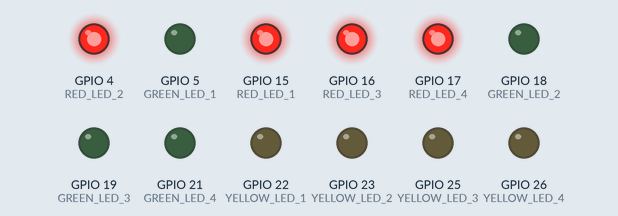
Bench run of a sketch on a simulated ESP32. Shown: output pins drawn as LEDs (lit = HIGH).

Above: at 0.1 s.
At 6.1 s:
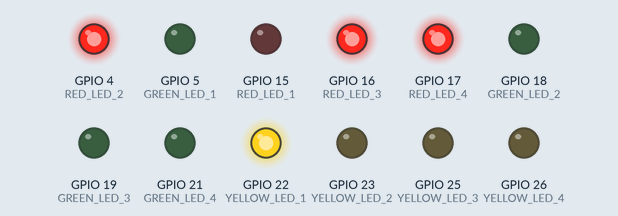
At 15.1 s:
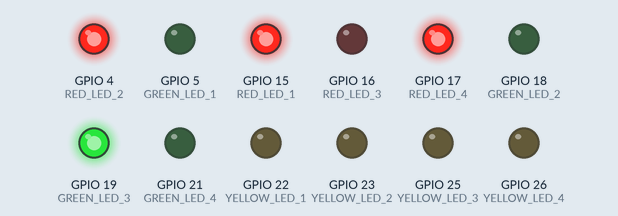
At 22.1 s:
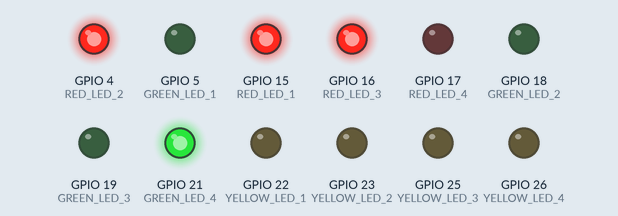
At 30.1 s:
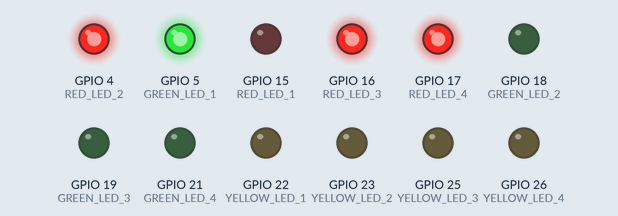
At 37.1 s:
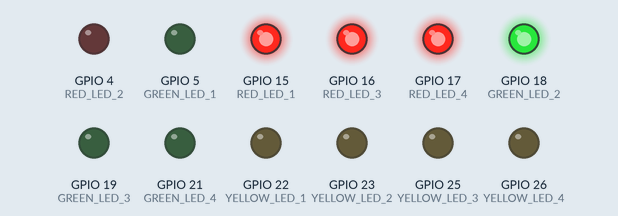
Timing chart, 0 to 38.6 s (numbered marks = the images above):
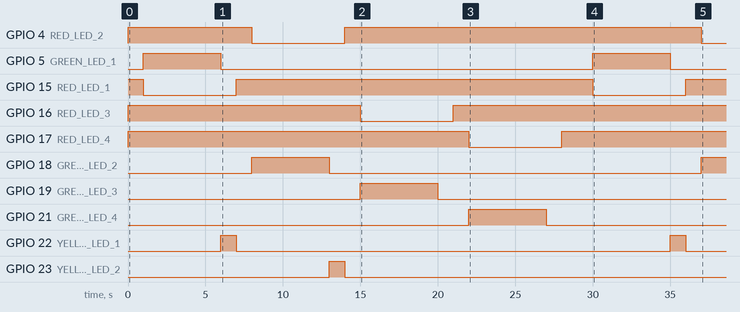

The sketch:

esp32_traffic_mymind.ino
```cpp
// GPIO 핀 정의
#define RED_LED_1 15
#define RED_LED_2 4
#define RED_LED_3 16
#define RED_LED_4 17

#define GREEN_LED_1 5
#define GREEN_LED_2 18
#define GREEN_LED_3 19
#define GREEN_LED_4 21

#define YELLOW_LED_1 22
#define YELLOW_LED_2 23
#define YELLOW_LED_3 25
#define YELLOW_LED_4 26

void setup() {
  // 모든 LED 핀을 출력 모드로 설정
  pinMode(RED_LED_1, OUTPUT);
  pinMode(RED_LED_2, OUTPUT);
  pinMode(RED_LED_3, OUTPUT);
  pinMode(RED_LED_4, OUTPUT);

  pinMode(GREEN_LED_1, OUTPUT);
  pinMode(GREEN_LED_2, OUTPUT);
  pinMode(GREEN_LED_3, OUTPUT);
  pinMode(GREEN_LED_4, OUTPUT);

  pinMode(YELLOW_LED_1, OUTPUT);
  pinMode(YELLOW_LED_2, OUTPUT);
  pinMode(YELLOW_LED_3, OUTPUT);
  pinMode(YELLOW_LED_4, OUTPUT);
}

void loop(){

  digitalWrite(RED_LED_1, HIGH);
  digitalWrite(RED_LED_2, HIGH);
  digitalWrite(RED_LED_3, HIGH);
  digitalWrite(RED_LED_4, HIGH);
  delay(1000);

  //1번 초록 점등
  digitalWrite(RED_LED_1, LOW);
  // GREEN_LED_1이 켜질 때 나머지 RED_LED가 켜짐
  digitalWrite(GREEN_LED_1, HIGH);
  delay(5000);// 5초 동안 GREEN_LED_1 유지
  digitalWrite(GREEN_LED_1, LOW);
  digitalWrite(YELLOW_LED_1, HIGH);
  delay(1000); // 3초 동안 YELLOW_LED_1 유지
  digitalWrite(YELLOW_LED_1, LOW);

  digitalWrite(RED_LED_1, HIGH);
  digitalWrite(RED_LED_2, HIGH);
  digitalWrite(RED_LED_3, HIGH);
  digitalWrite(RED_LED_4, HIGH);
  delay(1000);

  //2번 초록 점등
  digitalWrite(RED_LED_2, LOW);
  // GREEN_LED_1이 켜질 때 나머지 RED_LED가 켜짐
  digitalWrite(GREEN_LED_2, HIGH);
  delay(5000);// 5초 동안 GREEN_LED_1 유지
  digitalWrite(GREEN_LED_2, LOW);
  digitalWrite(YELLOW_LED_2, HIGH);
  delay(1000); // 3초 동안 YELLOW_LED_1 유지
  digitalWrite(YELLOW_LED_2, LOW);

  digitalWrite(RED_LED_1, HIGH);
  digitalWrite(RED_LED_2, HIGH);
  digitalWrite(RED_LED_3, HIGH);
  digitalWrite(RED_LED_4, HIGH);
  delay(1000);

  //3번 초록 점등
  digitalWrite(RED_LED_3, LOW);
  // GREEN_LED_1이 켜질 때 나머지 RED_LED가 켜짐
  digitalWrite(GREEN_LED_3, HIGH);
  delay(5000);// 5초 동안 GREEN_LED_1 유지
  digitalWrite(GREEN_LED_3, LOW);
  digitalWrite(YELLOW_LED_3, HIGH);
  delay(1000); // 3초 동안 YELLOW_LED_1 유지
  digitalWrite(YELLOW_LED_3, LOW);

  digitalWrite(RED_LED_1, HIGH);
  digitalWrite(RED_LED_2, HIGH);
  digitalWrite(RED_LED_3, HIGH);
  digitalWrite(RED_LED_4, HIGH);
  delay(1000);

  //4번 초록 점등
  digitalWrite(RED_LED_4, LOW);
  // GREEN_LED_1이 켜질 때 나머지 RED_LED가 켜짐
  digitalWrite(GREEN_LED_4, HIGH);
  delay(5000);// 5초 동안 GREEN_LED_1 유지
  digitalWrite(GREEN_LED_4, LOW);
  digitalWrite(YELLOW_LED_4, HIGH);
  delay(1000); // 3초 동안 YELLOW_LED_1 유지
  digitalWrite(YELLOW_LED_4, LOW);

  digitalWrite(RED_LED_1, HIGH);
  digitalWrite(RED_LED_2, HIGH);
  digitalWrite(RED_LED_3, HIGH);
  digitalWrite(RED_LED_4, HIGH);
  delay(1000);

}
```

Measured:
- by itself, GPIO 4 (RED_LED_2): LOW → HIGH at 0.00 s, → LOW 8.0 s later, → HIGH 6.0 s later, → LOW 23.0 s later
- by itself, GPIO 5 (GREEN_LED_1): alternates HIGH for 5.0 s and LOW for 24.0 s
- by itself, GPIO 15 (RED_LED_1): goes HIGH 1.0 s, LOW 6.0 s, HIGH 23.0 s, LOW 6.0 s, then HIGH
- by itself, GPIO 16 (RED_LED_3): LOW → HIGH at 0.00 s, → LOW 15.0 s later, → HIGH 6.0 s later
- by itself, GPIO 17 (RED_LED_4): LOW → HIGH at 0.00 s, → LOW 22.0 s later, → HIGH 6.0 s later
- by itself, GPIO 18 (GREEN_LED_2): LOW → HIGH at 8.0 s, → LOW 5.0 s later, → HIGH 24.0 s later
- by itself, GPIO 19 (GREEN_LED_3): LOW → HIGH at 15.0 s, → LOW 5.0 s later
- by itself, GPIO 21 (GREEN_LED_4): LOW → HIGH at 22.0 s, → LOW 5.0 s later
